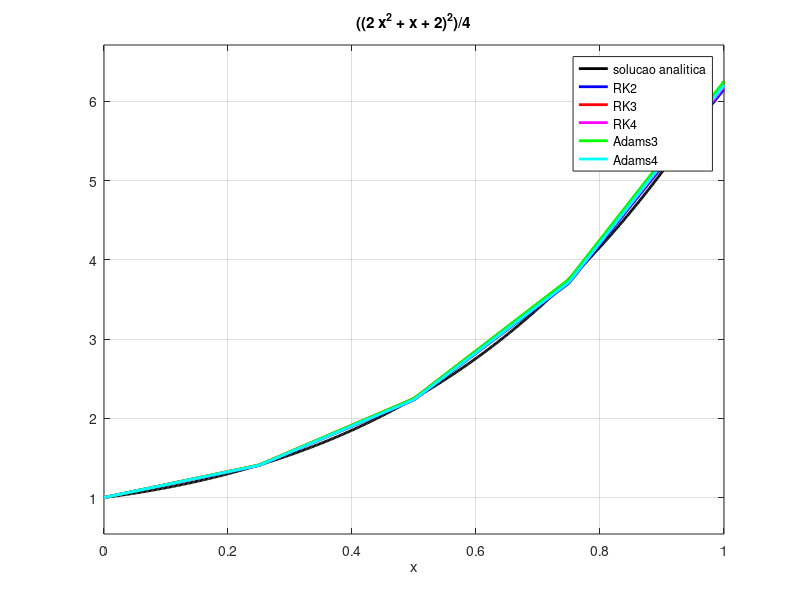

The MATLAB source for this figure:
figure;
a = ezplot("((2*x^2 + x + 2)^2)/4",[0,1])
set(a,"linewidth",2)
set(a,"color","k")
grid on
hold on
trk2 = [0, 0.25, 0.5, 0.75, 1]
yrk2 = [1, 1.40451, 2.23073, 3.70609, 6.15178]
rk2 = plot(trk2, yrk2)
set(rk2,"linewidth",2)
set(rk2,"color","b")
hold on
trk3 = [0, 0.25, 0.5, 0.75, 1]
yrk3 = [1, 1.41043, 2.24949, 3.75094, 6.24236]
rk3 = plot(trk3, yrk3, "r-")
set(rk3,"linewidth",2)
hold on
trk4 = [0, 0.25, 0.5, 0.75, 1]
yrk4 = [1, 1.40531, 2.23428, 3.71763, 6.17979]
rk4 = plot(trk4, yrk4, "m-")
set(rk4,"linewidth",2)
hold on
tad3 = [0, 0.25, 0.5, 0.75, 1]
yad3 = [1, 1.41043, 2.24949, 3.75333, 6.24951]
ad3 = plot(tad3, yad3, "g-")
set(ad3,"linewidth",2)
hold on
tad4 = [0, 0.25, 0.5, 0.75, 1]
yad4 = [1, 1.40531, 2.23428, 3.71763, 6.2024]
ad4 = plot(tad4, yad4, "c-")
set(ad4,"linewidth",2)
legend('solucao analitica', 'RK2', 'RK3', 'RK4', 'Adams3', 'Adams4');